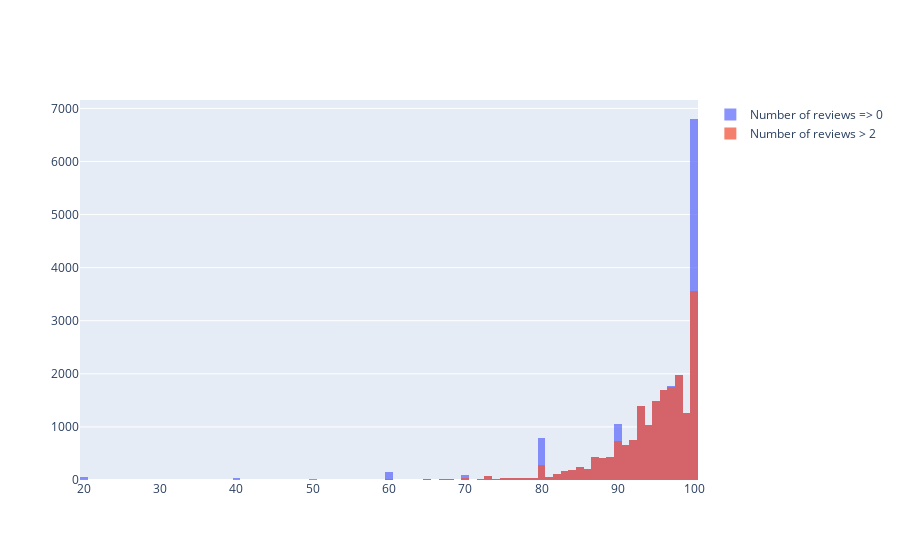

Notebook cell for this chart:
### Code cell
fig = go.Figure()
fig.add_trace(go.Histogram(x=df1[df1['Review Scores Rating']>0]['Review Scores Rating'], name='Number of reviews => 0'))
fig.add_trace(go.Histogram(x=data_reviews['Review Scores Rating'], name='Number of reviews > 2'))

# Overlay both histograms
fig.update_layout(barmode='overlay')
# Reduce opacity to see both histograms
fig.update_traces(opacity=0.75)
fig.show()

### Figure 1 — Plotly figure (JSON) as saved in the notebook; plotly's stock layout.template omitted (floating-point values rounded to 4 significant figures; data arrays with more than 128 entries replaced by an {"elided": "..."} marker saying what was removed)
{"data": [{"name": "Number of reviews => 0", "opacity": 0.75, "type": "histogram", "x": {"elided": "23665 int values"}}, {"name": "Number of reviews > 2", "opacity": 0.75, "type": "histogram", "x": {"elided": "19291 int values"}}], "layout": {"barmode": "overlay"}}
